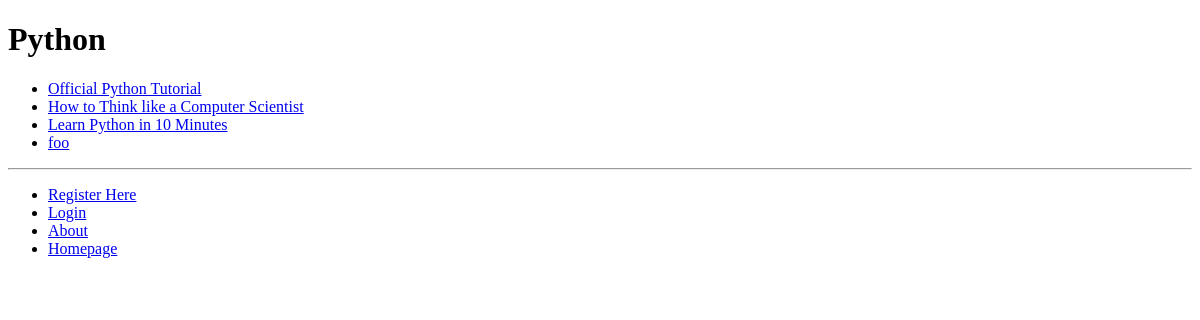
/rango/category/python/, run on an earlier commit of the app's database.
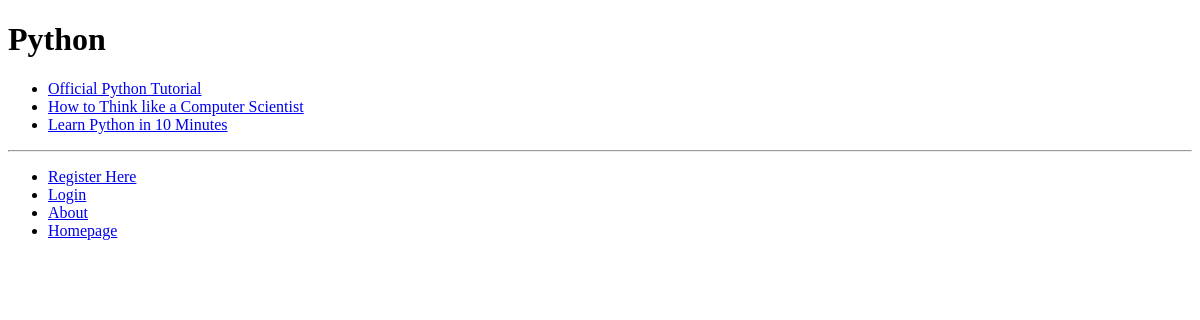
And on a later commit of the database.
### rango/models.py (models this page shows, shortened)
class Page(models.Model):
    category = models.ForeignKey(Category)
    title = models.CharField(max_length=128)
    url = models.URLField()
    views = models.IntegerField(default = 0)

### rango/views.py (the view)
# urls.py: url(r'^category/(?P<category_name_slug>[\w\-]+)/add_page/$', views.add_page, name='add_page'),# NEW MAPPING!
def category(request, category_name_slug):
    context_dict = {}
    try:
        category = Category.objects.get(slug=category_name_slug)
        context_dict['category_name'] = category.name
        context_dict['slug'] =category.slug
        pages = Page.objects.filter(category=category)
        context_dict['pages'] = pages
        context_dict['category'] = category
    except Category.DoesNotExist:
        pass
    return render(request, 'rango/category.html', context_dict)

### templates/rango/category.html (shortened to what this page needs)
{% extends 'base.html' %}
{% block body_block %}
    <h1>{{ category_name }}</h1>
    {% if category %}
        {% if pages %}
        <ul>
                {% for page in pages %}
                <li><a href="{{ page.url }}">{{ page.title }}</a></li>
                {% endfor %}
                </ul>
        {% else %}
                <strong>No pages currently in category.</strong>
                {% endif %}
        {% else %}
                 The specified category {{ category_name }} does not exist!
    {% endif %}
{% endblock %}

What changed in the data, as far as the page shows it:
removed Page: title "foo"
